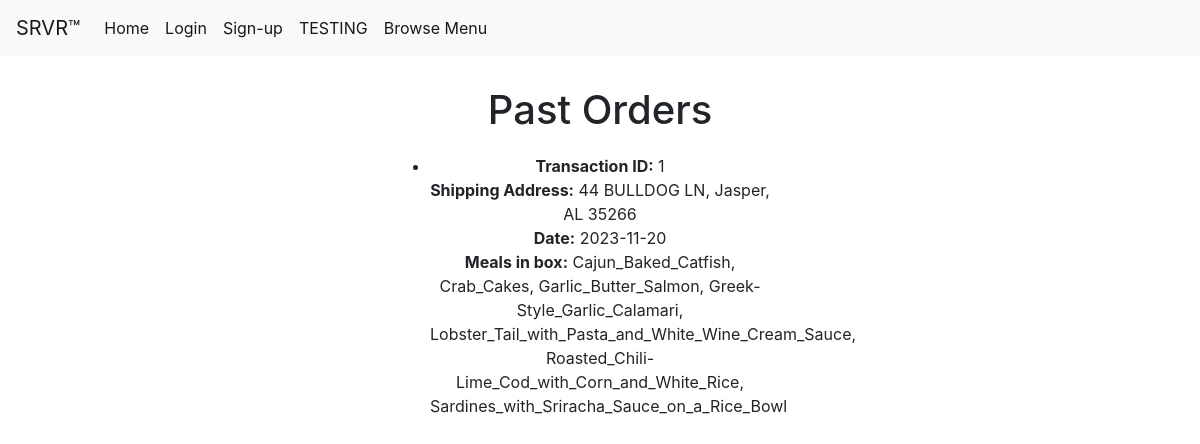
The app's page /pastorders/Obie (signed in) with its own data.
### main.py (models this page shows, shortened)
class PastOrders(db.Model):
    __tablename__ = "past_orders"
    transaction_id = db.Column(db.Integer, primary_key=True) # Transaction ID
    user_id = db.Column(db.Integer, db.ForeignKey('users.user_id'), nullable=False)
    box_id = db.Column(db.Integer, db.ForeignKey('boxes.user_id'), nullable=False) # Box ID
    payment_method = db.Column(db.String, nullable=False)
    shipping_address = db.Column(db.String, nullable=False)
    subscription_type = db.Column(db.String, nullable=False)
    order_date = db.Column(db.String, nullable=False)
    order_time = db.Column(db.String, nullable=False)

class Box(db.Model): # This is the box that will be delivered to the user
    __tablename__ = "boxes"
    box_id = db.Column(db.Integer, primary_key=True)
    user_id = db.Column(db.Integer, db.ForeignKey('users.user_id'), nullable=False)
    ordered_meals = db.Column(db.String)

### main.py (the view)
@app.route('/pastorders/<string:fname>', methods = ["GET", "POST"])
def pastOrders(fname):
    if not session.get("logged_in"):
        return redirect(url_for("login"))
    user_id = session["user_id"]
    past_orders = PastOrders.query.filter_by(user_id=user_id).all()
    meals = Meal.query.all() # Get all meals
    boxes = Box.query.filter_by(user_id=user_id).all() # Get all boxes for the user
    return render_template("pastorders.html", past_orders=past_orders, fname=fname, meals=meals, boxes=boxes)

### templates/pastorders.html (shortened to what this page needs)
<!DOCTYPE html>
{% extends "menu.html" %}
{% block content %}
    <div class="message">
    </div>
    <h1>Past Orders</h1>
    <ul>
        {% for order in past_orders %}
            <li>
                <strong>Transaction ID:</strong> {{ order.transaction_id }}<br>
                <strong>Shipping Address:</strong> {{ order.shipping_address }}<br>
                <strong>Date:</strong> {{ order.order_date }} <br>
                {% for box in boxes %}
                {% if order.box_id == box.box_id %}
                <strong>Meals in box:</strong> {{ box.ordered_meals }}
                {% endif %}
                {% endfor %}
            </li>
            <br>
        {% endfor %}
    </ul>
{% endblock %}

### templates/menu.html (shortened to what this page needs)
<!DOCTYPE html>
<html lang="en">
<head>
    <link rel="stylesheet" href="https://cdn.jsdelivr.net/npm/bootstrap@4.3.1/dist/css/bootstrap.min.css">
</head>
<nav class="navbar navbar-expand-lg navbar-light bg-light">
    <a class="navbar-brand" href="#">SRVR™</a>
    <div class="collapse navbar-collapse" id="navbarNavAltMarkup">
      <div class="navbar-nav">
        <a class="nav-item nav-link active" href="{{url_for('home')}}">Home <span class="sr-only">(current)</span></a>
        <a class="nav-item nav-link active" href="{{url_for('login')}}">Login</a>
        <a class="nav-item nav-link active" href="{{url_for('signup')}}">Sign-up</a>
        <a class="nav-item nav-link active" href="{{url_for('paymentmethod', email=email)}}">TESTING</a>
        <a class="nav-item nav-link active" href="{{url_for('browsemenu', fname=fname)}}">Browse Menu</a>
      </div>
    </div>
  </nav>
<body>
    {% block content %}{% endblock %}
</body>
</html>

### templates/pastorders.html (style rules this page uses)
.message, p, h1, form, ul { text-align: center; margin: auto; width: 30%; padding: 10px; }

### records on screen
PastOrders: transaction_id "1", shipping_address "44 BULLDOG LN, Jasper, AL 35266", order_date "2023-11-20"
Box: ordered_meals "Cajun_Baked_Catfish, Crab_Cakes, Garlic_Butter_Salmon, Greek-Style_Garlic_Calamari, Lobster_Tail_with_Pasta_and_White_Wine_Cream_Sauce, Roasted_Chili-Lime_Cod_with_Corn_and_White_Rice, Sardines_with_Sriracha_Sauce_on_a_Rice_Bowl"
